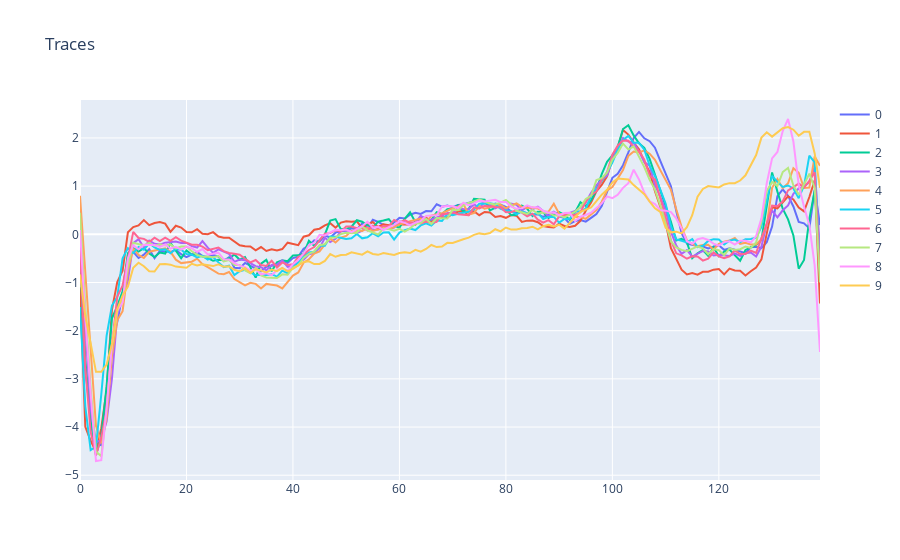

Write notebook code for a chart like this one.
### Markdown cell above
The dataset has 140 columns which represents the ECG readings and a labels column which has been encoded to 0 or 1 showing whether the ECG is abnormal or normal.

### Code cell
from src.utils import plotters

plotters.show_traces(df.iloc[0:10, :-1])

### Figure 1 — Plotly figure (JSON) as saved in the notebook; plotly's stock layout.template omitted (floating-point values rounded to 4 significant figures; data arrays with more than 128 entries replaced by an {"elided": "..."} marker saying what was removed)
{"data": [{"mode": "lines", "name": "0", "type": "scatter", "x": {"elided": "140 int values"}, "y": {"elided": "140 float values"}}, {"mode": "lines", "name": "1", "type": "scatter", "x": {"elided": "140 int values"}, "y": {"elided": "140 float values"}}, {"mode": "lines", "name": "2", "type": "scatter", "x": {"elided": "140 int values"}, "y": {"elided": "140 float values"}}, {"mode": "lines", "name": "3", "type": "scatter", "x": {"elided": "140 int values"}, "y": {"elided": "140 float values"}}, {"mode": "lines", "name": "4", "type": "scatter", "x": {"elided": "140 int values"}, "y": {"elided": "140 float values"}}, {"mode": "lines", "name": "5", "type": "scatter", "x": {"elided": "140 int values"}, "y": {"elided": "140 float values"}}, {"mode": "lines", "name": "6", "type": "scatter", "x": {"elided": "140 int values"}, "y": {"elided": "140 float values"}}, {"mode": "lines", "name": "7", "type": "scatter", "x": {"elided": "140 int values"}, "y": {"elided": "140 float values"}}, {"mode": "lines", "name": "8", "type": "scatter", "x": {"elided": "140 int values"}, "y": {"elided": "140 float values"}}, {"mode": "lines", "name": "9", "type": "scatter", "x": {"elided": "140 int values"}, "y": {"elided": "140 float values"}}], "layout": {"title": {"text": "Traces"}}}
